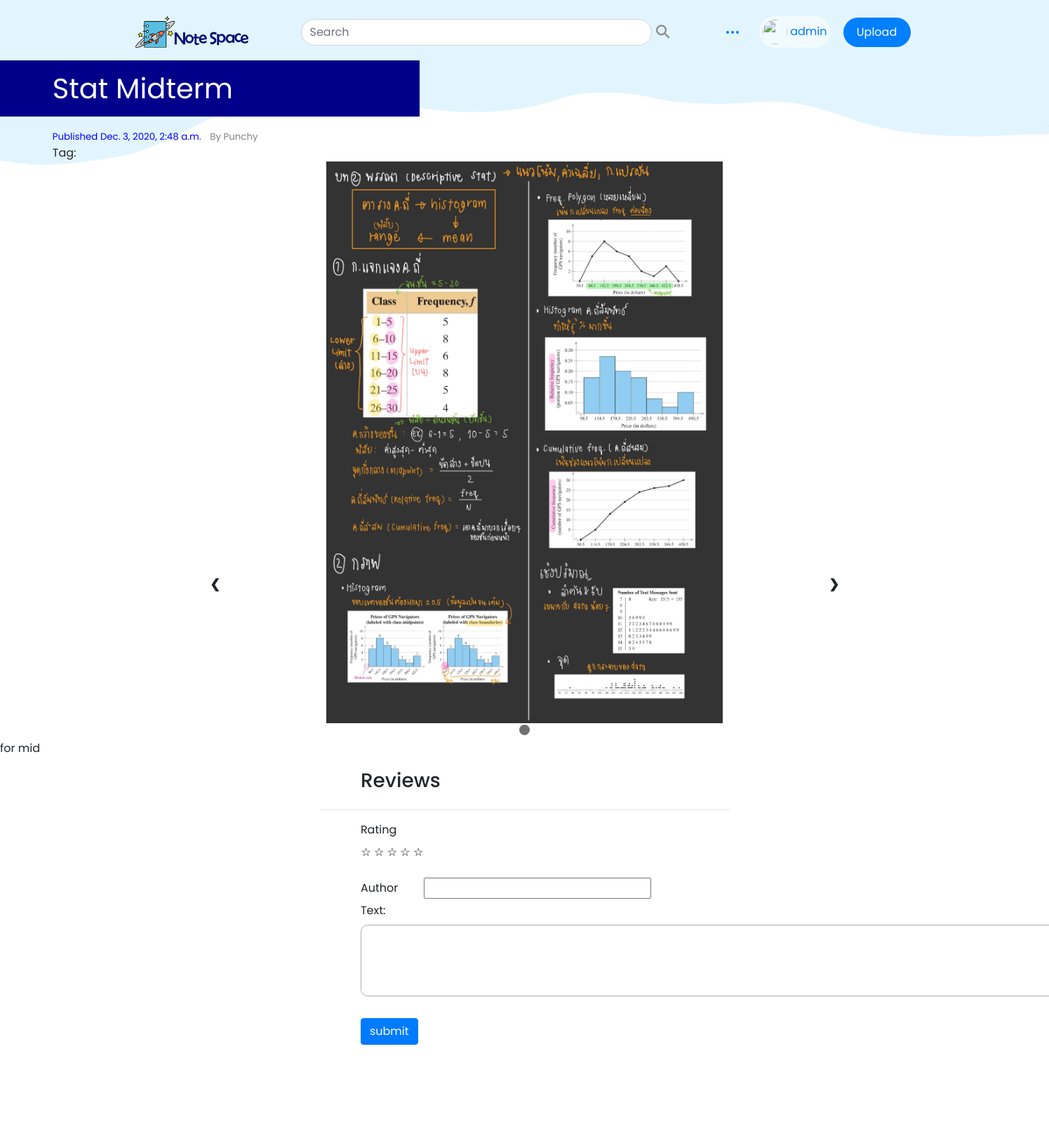
/notes/8/ (signed in), run on the app's committed database.
### notes/models.py (models this page shows, shortened)
class Note(models.Model):
    id = models.AutoField(auto_created=True, primary_key=True, serialize=False, verbose_name='ID')
    name = models.CharField(max_length=200)
    owner = models.CharField(max_length=30)
    desc = models.CharField(default='',max_length=1000) # description
    upload_time = models.DateTimeField('upload_time', null=True, default=datetime.datetime.now)
    tags =  models.ManyToManyField(Tag,related_name='notes')

### notes/views/page_views.py (the view)
# urls.py: path("<int:note_index>/", views.detial,name="detail")
def detial(request,note_index): # path - <domain>/<note_index>/
    _note = get_object_or_404(Note, pk=note_index)   # get note from database by note_index , if not found return 404
    _images = Image.objects.filter(note=_note)        # get images of note from database
    img_urls = [i.image.url for i in _images]      # get list of urls of those images
    return render(request,'detail.html',{'images_url':img_urls,'note':_note})  # return datail.html

### notes/templates/detail.html (shortened to what this page needs)
{% extends 'base.html' %}
{% block context %}
<div id="note">
  <p id="note_name" style="text-decoration: none;">{{note.name}}</p>
  <span class="date">Published {{note.upload_time}}</span>
  <span class="owner">By {{note.owner}}</span>
  <br/>
  <span class="tag_label">Tag:</span>
  <div class="slideshow-container">
    {% for url in images_url %}
      <div class="mySlides">
        <img class="center-fit note_img" src="{{ url }}">
      </div>
    {% endfor %}
    <a class="prev" onclick="plusSlides(-1)">&#10094;</a>
    <a class="next" onclick="plusSlides(1)">&#10095;</a>
  </div>
  <div style="text-align:center">
    {% for i in images_url %}
      <span class="dot" onclick="currentSlide({{ forloop.counter }})"></span>
    {% endfor%}
  </div>
  {% if note.desc %}
    <p>{{note.desc}}</p>
  {% endif %}
</div>
<div class="col d-flex justify-content-center">
  <div class="card">
    <div id="reviews">
        <h3>Reviews</h3>
      </div>
      <hr>
      <div id="new_review">
        <form action="{% url 'add_review_api'%}" method="POST" id="add_review_form" enctype="multipart/form-data">
          <div style="position: relative;float: left;">
            <div id="rating-group">
              <label for="rating" id="rate">Rating</label>
              <div class="rating">
                <label id ="star" for="star5" >☆</label>
                <label id ="star" for="star4" >☆</label>
                <label id ="star" for="star3" >☆</label>
                <label id ="star" for="star2" >☆</label>
                <label id ="star" for="star1" >☆</label>
            </div>
            </div>
            <br>
            <label id="author" for="author_name">Author</label>
            <input type="text" id="author_name" class="review" name="author">
            <br>
            <div id="textarea-container" style="position: relative;float: left;">
              <label for="text">Text:</label>
              <div id="textarea-container">
                <textarea form="add_review_form" class="review" id="text" rows="4" cols="75" name="text"></textarea><br><br>
              </div>
            </div>
            <br>
            <button type="button" class="btn btn-primary" id="submit-btn" value="submit">submit</button>
          </div>
        </form>
      </div>
  </div>
</div>
{% endblock context %}

### notes/templates/base.html (shortened to what this page needs)
{% load static %}
<!DOCTYPE html>
<html lang="en">
<head>
    <link rel="stylesheet" href="https://stackpath.bootstrapcdn.com/bootstrap/4.4.1/css/bootstrap.min.css">
    <link rel="stylesheet" href="https://use.fontawesome.com/releases/v5.7.0/css/all.css">
    <link rel="stylesheet" type="text/css" href="{% static '/css/base.css'%}">
</head>
<body>
    <nav class="navbar navbar-expand-lg sticky-top">
        <div class="container">
            <a href="{% url 'home_page'%}" class="navbar-brand">
                <img border="0" alt="NoteSpace" src="{% static '/logo/NoteSpace_Logo-Name.png' %}" height="45px">
            </a>
            <div class="collapse navbar-collapse" id="menu-toggler">
                <ul class="navbar-nav mx-auto mt-2 mt-lg-0">
                    <form class="form-inline" id="navbar-search" action="{% url 'search' %}" method="GET">
                        <div class="form-group">
                            <input type="text" class="search-box form-control" placeholder="Search" name="q" aria-describedby="basic-addon2" required>
                            <button class="btn-search" type="submit">&#9906;</button>
                        </div>
                    </form>
                </ul>
                <ul class="navbar-nav">
                    <li class="nav-item dropdown">
                        <a href="#" class="nav-link dropdown-toggle dropdown-toggle-no-text" data-toggle="dropdown" aria-expanded="false">
                        </a>
                    </li>
                    {% if user.is_authenticated %}
                    <li class="nav-item dropdown">
                        <a class="nav-link dropdown-toggle" href="#" id="navbarDropdownMenuLink" role="button" data-toggle="dropdown" aria-haspopup="true" aria-expanded="false">
                            <div class="avatar">
                                <img src="http://ssl.gstatic.com/accounts/ui/avatar_2x.png" width="35" height="35" class="rounded-circle">
                                <span>{{ user.username }}</span>
                            </div>
                        </a>
                    </li>
                    {% else %}
                    <li class="nav-item">
                        <a id="login" href="/login" class="nav-link">Sign in</a>
                    </li>
                    {% endif %}
                    <li class="nav-item">
                        <a class="btn rounded-pill upload_btn nav-link"  href="{% url 'upload_page' %}">Upload</a>
                    </li>
                </ul>
            </div>
        </div>
    </nav>
    {% block context %}
    {% endblock context %}
</body>
</html>

### static/css/base.css (style rules this page uses)
:root { --light_blue: #e1f5fe; --blue: #007fff; --blue_dark: #afc2cb; --grey: #f5f5f5; --grey_dark: #c7c7c7; }
body { font-family: 'Poppins', sans-serif; background-image: url('/static/navbar-bg.png'); background-repeat: no-repeat; background-size: 100vw 30vh; }
nav { margin: 10px 0px 5px 0px; border-width: 0px; -webkit-box-shadow: 0px 0px; box-shadow: 0px 0px; background-color: rgba(0,0,0,0.0); background-image: -webkit-gradient(linear, 50.00% 0.00%, 50.00% 100.00%, color-stop( 0% , rgba(0,0,0,0.00)),color-stop( 100% , rgba(0,0,0,0.00))); background-image: -webkit-linear-gradient(270deg,rgba(0,0,0,0.00) 0%,rgba(0,0,0,0.00) 100%); background-image: linear-gradient(180deg,rgba(0,0,0,0.00) 0%,rgba(0,0,0,0.00) 100%); }
.container { width: 90%; margin: auto; }
.navbar-nav { display: flex; align-items: center; flex-direction: column; list-style: none; }
.nav-link { margin: 0px 5px 0px 5px; padding-right: 0; padding-left: 0; }
.navbar-collapse { flex-basis: 100%; flex-grow: 1; align-items: center; }
.collapse:not(.show) { display: none; }
.btn-search { -webkit-transform: rotate(-45deg); -moz-transform: rotate(-45deg); -o-transform: rotate(-45deg); transform: rotate(-45deg); background-color: transparent; border: none; width: 2rem; font-size: 27px; color: #8d8d8d; }
.search-box { border-radius: 25px; }
#navbar-search input[type=text] { width: 500px; }
.upload_btn { background-color: var(--blue); width: 6rem; color: white; }
.dropdown-toggle { display: flex; align-items: center; height: 48px; }
.dropdown-toggle::after { display: none; }
.avatar { padding: 5px; background-color: rgba(255, 255, 255, 0.5); border-radius: 25px; }
@media (min-width: 1200px) { #navbar-search input[type=text] { max-width: 40vw; } }

### notes/templates/detail.html (style rules this page uses)
* { box-sizing: border-box }
body { font-family: 'Poppins', sans-serif; margin: 0 }
.mySlides { display: none }
img { vertical-align: middle; }
.date, .tag_label, #note_name { padding-left: 5%; }
#note_name { background-color: darkblue; width: 40%; line-height: 2em; color:white; font-size: 40px; }
.slideshow-container { text-align: center; }
.center-fit { max-width: 100%; max-height: 100vh; margin: auto; }
.prev { left: 20%; cursor: pointer; position: absolute; top: 50%; width: auto; color: white; font-weight: bold; font-size: 18px; transition: 0.6s ease; }
.next { right: 20%; cursor: pointer; position: absolute; top: 50%; width: auto; color: white; font-weight: bold; font-size: 18px; transition: 0.6s ease; }
.date { font-size: 10pt; color: blue; text-decoration: none; }
.owner { font-size: 10pt; color: gray; text-decoration: none; }
.dot { cursor: pointer; height: 15px; width: 15px; margin: 0 2px; background-color: #bbb; border-radius: 50%; display: inline-block; transition: background-color 0.6s ease; }
.active, .dot:hover { background-color: #717171; }
#reviews, #new_review { padding-left: 10%; }
.card { border-color: white; width: 40%; padding-bottom: 10%; }
textarea { border-color: #afacac; border-radius: 10px; }
#author { padding-right: 3%; }
.rating { width: 90px; unicode-bidi: bidi-override; direction: rtl; text-align: center; position: relative; }
.rating > label { display: inline; position: relative; width: 1.1em; cursor: pointer; color: #000; }

### data on the page
Note: name "Stat Midterm", upload_time "Dec. 3, 2020, 2:48 a.m.", owner "Punchy", desc "for mid"

### other printed values
{{ user.username }} "admin"
